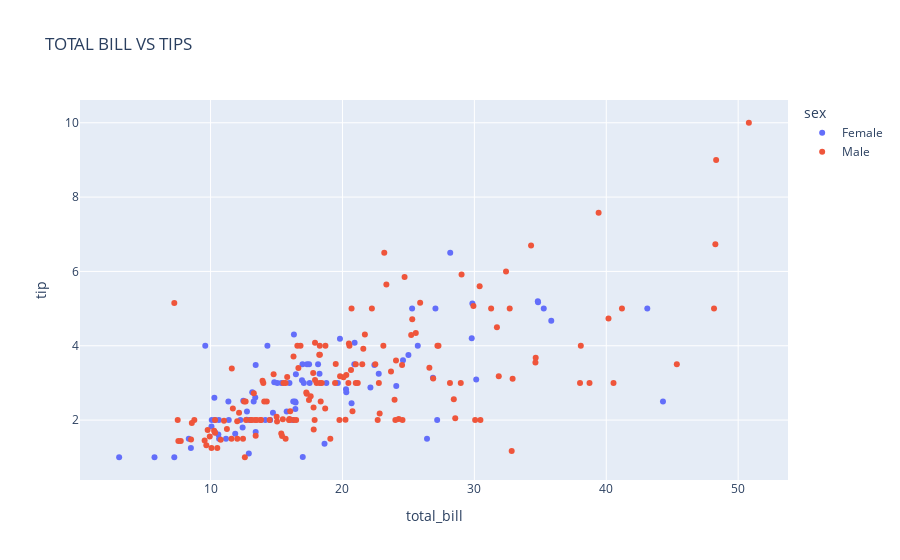

The notebook cell this image was saved under:
### Code cell
px.scatter(tips,x='total_bill',y='tip',title='TOTAL BILL VS TIPS',color='sex')

### Figure 1 — Plotly figure (JSON) as saved in the notebook; plotly's stock layout.template omitted (floating-point values rounded to 4 significant figures; data arrays with more than 128 entries replaced by an {"elided": "..."} marker saying what was removed)
{"data": [{"hovertemplate": "sex=Female<br>total_bill=%{x}<br>tip=%{y}<extra></extra>", "legendgroup": "Female", "marker": {"color": "#636efa", "symbol": "circle"}, "mode": "markers", "name": "Female", "orientation": "v", "showlegend": true, "type": "scatter", "x": [16.99, 24.59, 35.26, 14.83, 10.33, 16.97, 20.29, 15.77, 19.65, 15.06, 20.69, 16.93, 10.29, 34.81, 26.41, 16.45, 3.07, 17.07, 26.86, 25.28, 14.73, 10.07, 34.83, 5.75, 16.32, 22.75, 11.35, 15.38, 44.3, 22.42, 20.92, 14.31, 7.25, 25.71, 17.31, 10.65, 12.43, 24.08, 13.42, 12.48, 29.8, 14.52, 11.38, 20.27, 11.17, 12.26, 18.26, 8.51, 10.33, 14.15, 13.16, 17.47, 27.05, 16.43, 8.35, 18.64, 11.87, 29.85, 25, 13.39, 16.21, 17.51, 10.59, 10.63, 9.6, 20.9, 18.15, 19.81, 43.11, 13, 12.74, 13, 16.4, 16.47, 12.76, 13.27, 28.17, 12.9, 30.14, 13.42, 15.98, 16.27, 10.09, 22.12, 35.83, 27.18, 18.78], "xaxis": "x", "y": [1.01, 3.61, 5, 3.02, 1.67, 3.5, 2.75, 2.23, 3, 3, 2.45, 3.07, 2.6, 5.2, 1.5, 2.47, 1, 3, 3.14, 5, 2.2, 1.83, 5.17, 1, 4.3, 3.25, 2.5, 3, 2.5, 3.48, 4.08, 4, 1, 4, 3.5, 1.5, 1.8, 2.92, 1.68, 2.52, 4.2, 2, 2, 2.83, 1.5, 2, 3.25, 1.25, 2, 2, 2.75, 3.5, 5, 2.3, 1.5, 1.36, 1.63, 5.14, 3.75, 2.61, 2, 3, 1.61, 2, 4, 3.5, 3.5, 4.19, 5, 2, 2.01, 2, 2.5, 3.23, 2.23, 2.5, 6.5, 1.1, 3.09, 3.48, 3, 2.5, 2, 2.88, 4.67, 2, 3], "yaxis": "y"}, {"hovertemplate": "sex=Male<br>total_bill=%{x}<br>tip=%{y}<extra></extra>", "legendgroup": "Male", "marker": {"color": "#EF553B", "symbol": "circle"}, "mode": "markers", "name": "Male", "orientation": "v", "showlegend": true, "type": "scatter", "x": {"elided": "157 float values"}, "xaxis": "x", "y": {"elided": "157 float values"}, "yaxis": "y"}], "layout": {"legend": {"title": {"text": "sex"}, "tracegroupgap": 0}, "title": {"text": "TOTAL BILL VS TIPS"}, "xaxis": {"anchor": "y", "domain": [0, 1], "title": {"text": "total_bill"}}, "yaxis": {"anchor": "x", "domain": [0, 1], "title": {"text": "tip"}}}}
